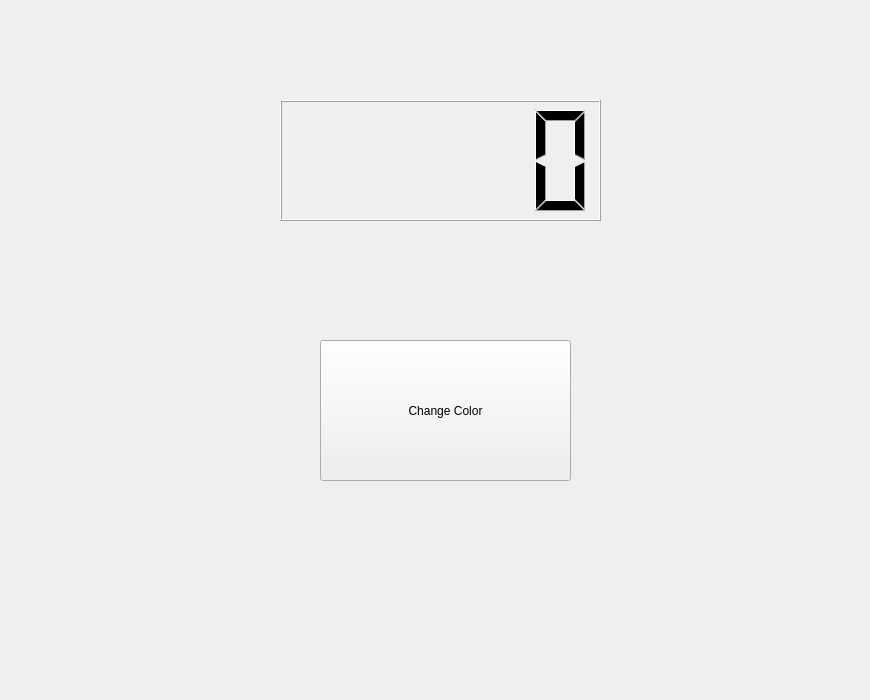
<?xml version="1.0" encoding="UTF-8"?>
<ui version="4.0">
 <class>servicepageui</class>
 <widget class="QWidget" name="servicepageui">
  <property name="geometry">
   <rect>
    <x>0</x>
    <y>0</y>
    <width>870</width>
    <height>700</height>
   </rect>
  </property>
  <property name="windowTitle">
   <string>Form</string>
  </property>
  <widget class="QPushButton" name="button">
   <property name="geometry">
    <rect>
     <x>320</x>
     <y>340</y>
     <width>251</width>
     <height>141</height>
    </rect>
   </property>
   <property name="text">
    <string>Change Color</string>
   </property>
  </widget>
  <widget class="QLCDNumber" name="displayArea">
   <property name="geometry">
    <rect>
     <x>280</x>
     <y>100</y>
     <width>321</width>
     <height>121</height>
    </rect>
   </property>
  </widget>
 </widget>
 <resources/>
 <connections/>
</ui>
